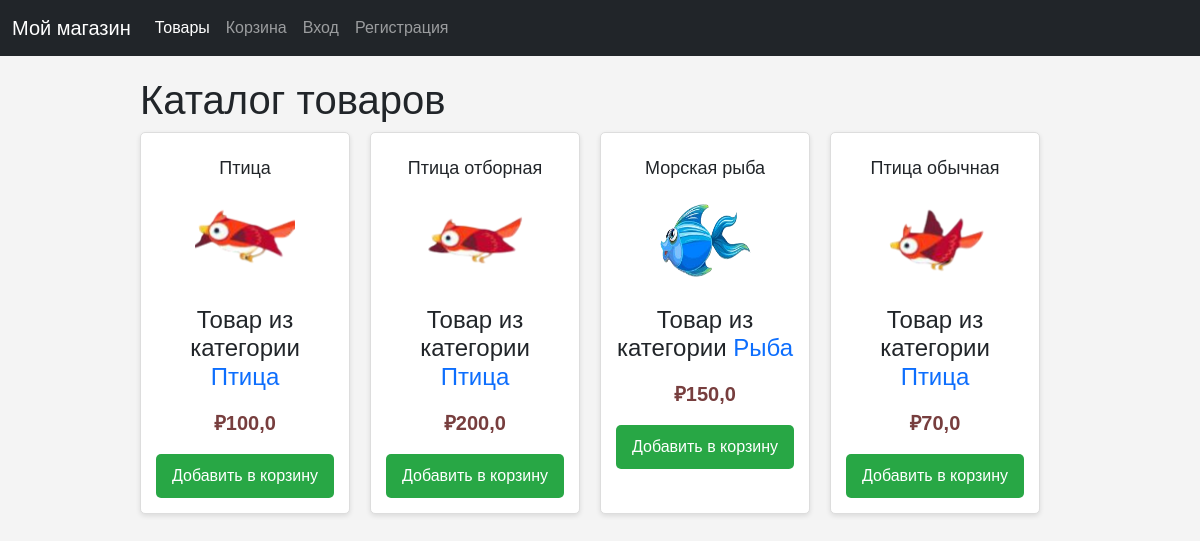
The app's page /shop/ with its own data.
### shop/models.py (models this page shows, shortened)
class Product(models.Model):
    title = models.CharField('Наименование', max_length=50)
    price = models.FloatField('Цена')
    volume = models.IntegerField('Масса')
    category = models.ForeignKey(Category, on_delete=models.CASCADE)
    created_at = models.DateTimeField(default=timezone.now)
    image = models.ImageField(
        upload_to='products/', verbose_name="Изображение товара")
    class Meta:
        verbose_name = 'Товар'
        verbose_name_plural = 'Товары'

class Category(models.Model):
    title = models.CharField('Название', max_length=50)
    created_at = models.DateTimeField(default=timezone.now)
    class Meta:
        verbose_name = 'Категория'
        verbose_name_plural = 'Категории'

### shop/views.py (the view)
# urls.py: path('shop/', include('shop.urls')),
def shop(request):
    products = Product.objects.all()
    categores = Category.objects.all()
    return render(request, 'shop/shop.html', {'products': products, 'categores': categores})

### Templates/shop/shop.html (shortened to what this page needs)
{% extends "base.html" %}
{% block content %}
<div class="container">
    <h1>Каталог товаров</h1>
    <div class="product-list">
        {% for product in products %}
        {% for category in categores %}
        {% if category.id == product.category_id  %}
        <div class="product-item">
            <center><h3>{{ product.title }}</h3></center>
            <center><img src="{{ product.image.url }}" alt="" ></center>
            <center><p><h4>Товар из категории <a href="{{ category.id }}">{{category.title}}</a></h4> </p></center>
            <center><p class="price">₽{{ product.price }}</center></p>
            <a href="{% url 'add_to_cart' product.id %}"><button class="add-to-cart">Добавить в корзину</button></a>
        </div>
        {% endif %}
        {% endfor %}
        {% endfor %}
</div>
{% endblock  %}

### Templates/base.html (shortened to what this page needs)
{% load static %}
<!DOCTYPE html>
<html lang="en">
<head>
    <link href="https://cdn.jsdelivr.net/npm/bootstrap@5.3.3/dist/css/bootstrap.min.css" rel="stylesheet">
    <link rel="stylesheet" href="{% static 'css/shop.css' %}">
    <link rel="stylesheet" href="https://cdnjs.cloudflare.com/ajax/libs/font-awesome/6.7.2/css/all.min.css">
</head>
<body>
    <nav class="navbar navbar-expand-lg navbar-dark bg-dark">
        <div class="container-fluid">
            <a class="navbar-brand" href="/">Мой магазин</a>
            <div class="collapse navbar-collapse" id="navbarNav">
                <ul class="navbar-nav me-auto mb-2 mb-lg-0">
                    <li class="nav-item">
                        <a class="nav-link {% if request.resolver_match.url_name == 'one_category' or request.resolver_match.url_name == 'shop' %}active{% endif %}"  href="{% url 'shop' %}">Товары</a>
                    </li>
                    <li class="nav-item">
                        <a class="nav-link  {% if request.resolver_match.url_name == 'view_cart' %}active{% endif %}"  href="{% url 'view_cart' %}">Корзина </a>
                    </li>
                    {% if user.is_authenticated %}
                    <li class="nav-item">
                        <a class="nav-link  {% if request.resolver_match.url_name == 'bonus' %}active{% endif %}"  href="{% url 'bonus' %}"> Бонусы </a>
                    </li>
                    <li class="nav-item">
                        <a class="nav-link "  href="{% url 'logout' %}">Выход</a>
                    </li>
                    {% else %}
                    <li class="nav-item">
                        <a class="nav-link {% if request.resolver_match.url_name == 'login' %}active{% endif %}"  href="{% url 'login' %}">Вход</a>
                    </li>
                    <li class="nav-item">
                        <a class="nav-link {% if request.resolver_match.url_name == 'register' %}active{% endif %}"  href="{% url 'register' %}">Регистрация</a>
                    </li>
                    {% endif %}
                </ul>
            </div>
        </div>
    </nav>
    {% block content %}  {% endblock  %}
</body>
</html>

### shop/static/css/shop.css (style rules this page uses)
body { font-family: Arial, sans-serif; background-color: #f4f4f4; margin: 0; padding: 0; }
.container { width: 80%; margin: 0 auto; padding: 20px; }
.product-list { display: flex; flex-wrap: wrap; gap: 20px; }
.product-item { background-color: #fff; border: 1px solid #ddd; border-radius: 5px; padding: 15px; width: calc(25% - 20px); box-shadow: 0 2px 5px rgba(0, 0, 0, 0.1); }
.product-item img { width: 100px; height: 100px; border-radius: 5px; }
.product-item h3 { font-size: 18px; margin: 10px 0; }
.product-item p { font-size: 14px; color: #151414; }
.product-item .price { font-size: 20px; color: #773e3e; font-weight: bold; }
.product-item .add-to-cart { display: block; width: 100%; padding: 10px; background-color: #28a745; color: #fff; text-align: center; border: none; border-radius: 5px; cursor: pointer; margin-top: 10px; }
a { text-decoration: none; }

### records on screen
Product: title "Птица", price "100,0"
Category: image (picture), title "Птица"
Product: title "Птица отборная", price "200,0"
Product: title "Морская рыба", price "150,0"
Category: image (picture), title "Рыба"
Product: title "Птица обычная", price "70,0"
